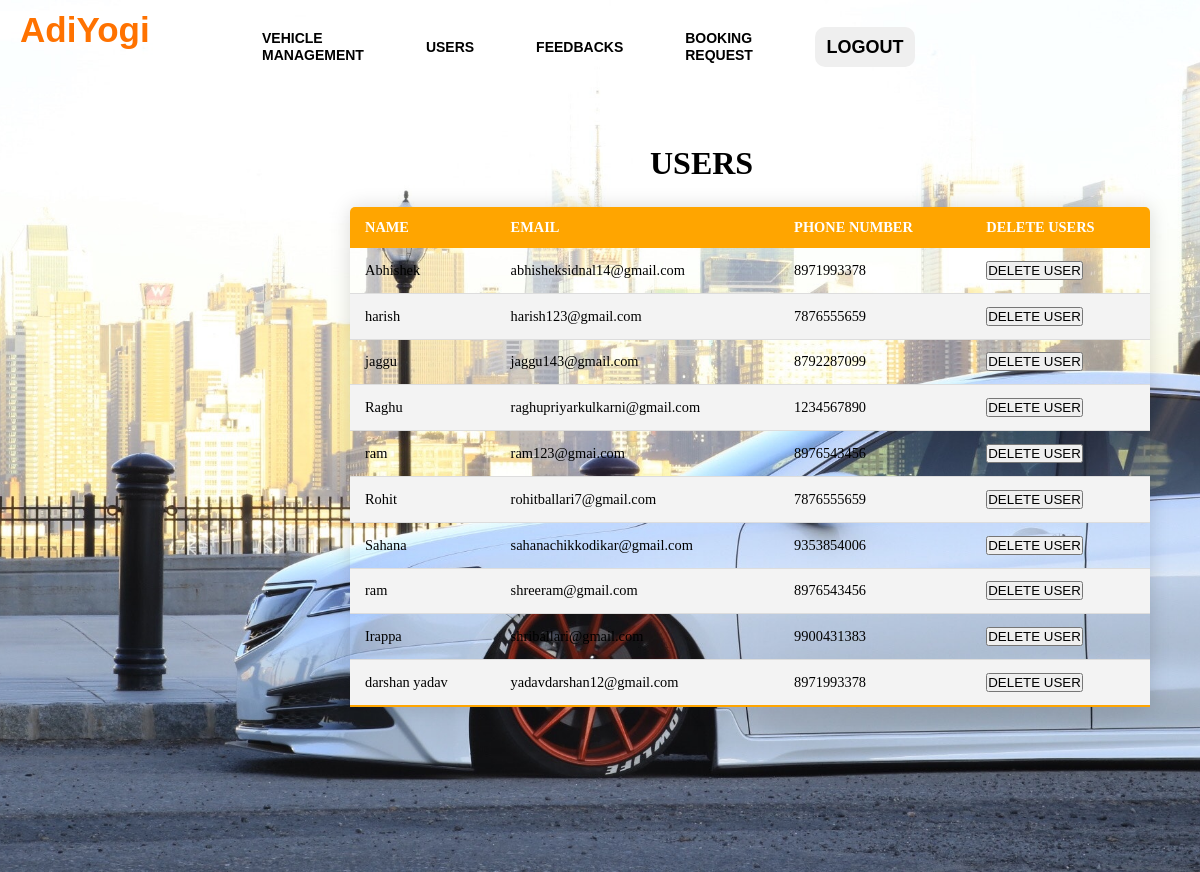
Screenshot of /adminusers.php with the database file from the repository.
### tables this page shows
CREATE TABLE `users` (
  `FNAME` varchar(255) NOT NULL,
  `EMAIL` varchar(255) NOT NULL,
  `PHONE_NUMBER` bigint(20) NOT NULL,
  `PASSWORD` varchar(255) NOT NULL
);

### adminusers.php (the view, shortened to what this page needs)
<!DOCTYPE html>
<html lang="en">
<head>
</head>
<body>
<?php
require_once('connection.php');
$query="select *from users";
$queryy=mysqli_query($con,$query);
?>
<div class="hai">
        <div class="navbar">
            <div class="icon">
                <h2 class="logo">AdiYogi</h2>
            </div>
            <div class="menu">
                <ul>
                    <li><a href="adminvehicle.php">VEHICLE MANAGEMENT</a></li>
                    <li><a href="adminusers.php">USERS</a></li>
                    <li><a href="admindash.php">FEEDBACKS</a></li>
                    <li><a href="adminbook.php">BOOKING REQUEST</a></li>
                  <li> <button class="nn"><a href="index.php">LOGOUT</a></button></li>
                </ul>
            </div>
        </div>
        <div>
            <h1 class="header">USERS</h1>
            <div>
                <div>
                    <table class="content-table">
                <thead>
                    <tr>
                        <th>NAME</th>
                        <th>EMAIL</th>
                        <th>PHONE NUMBER</th>
                        <th>DELETE USERS</th>
                    </tr>
                </thead>
                <tbody>
                <?php
                while($res=mysqli_fetch_array($queryy)){
                ?>
                <tr  class="active-row">
                    <td><?php echo $res['FNAME'];?></php></td>
                    <td><?php echo $res['EMAIL'];?></php></td>
                    <td><?php echo $res['PHONE_NUMBER'];?></php></td>
                    <td><button type="submit" class="but" name="approve"><a href="deleteuser.php?id=<?php echo $res['EMAIL']?>">DELETE USER</a></button></td>
                </tr>
               <?php } ?>
                </tbody>
                </table>
                </div>
            </div>
        </div>
</body>
</html>

### adminusers.php (style rules this page uses)
* { margin: 0; padding: 0; }
.hai { width: 100%; background: linear-gradient(to top, rgba(0,0,0,0)50%, rgba(0,0,0,0)50%),url("../images/carbg2.jpg"); background-position: center; background-size: cover; height: 109vh; animation: infiniteScrollBg 50s linear infinite; }
.navbar { width: 1200px; height: 75px; margin: auto; }
.icon { width:200px; float: left; height : 70px; }
.logo { color: #ff7200; font-size: 35px; font-family: Arial; padding-left: 20px; float:left; padding-top: 10px; }
.menu { width: 400px; float: left; height: 70px; }
ul { float: left; display: flex; justify-content: center; align-items: center; }
ul li { list-style: none; margin-left: 62px; margin-top: 27px; font-size: 14px; }
ul li a { text-decoration: none; color: black; font-family: Arial; font-weight: bold; transition: 0.4s ease-in-out; }
.content-table { border-collapse: collapse; font-size: 0.9em; min-width: 400px; border-radius: 5px 5px 0 0; overflow: hidden; box-shadow:0 0 20px rgba(0,0,0,0.15); margin-left : 350px ; margin-top: 25px; width: 800px; height: 500px; }
.content-table thead tr { background-color: orange; color: white; text-align: left; }
.content-table th, .content-table td { padding: 12px 15px; }
.content-table tbody tr { border-bottom: 1px solid #dddddd; }
.content-table tbody tr:nth-of-type(even) { background-color: #f3f3f3; }
.content-table tbody tr:last-of-type { border-bottom: 2px solid orange; }
.header { margin-top: 70px; margin-left: 650px; }
.nn { width:100px; border:none; height: 40px; font-size: 18px; border-radius: 10px; cursor: pointer; color:white; transition: 0.4s ease; }
.nn a { text-decoration: none; color: black; font-weight: bold; }
.but a { text-decoration: none; color: black; }

### rows the page displays
users: FNAME "Abhishek", EMAIL "abhisheksidnal14@gmail.com", PHONE_NUMBER "8971993378"
users: FNAME "harish", EMAIL "harish123@gmail.com", PHONE_NUMBER "7876555659"
users: FNAME "jaggu", EMAIL "jaggu143@gmail.com", PHONE_NUMBER "8792287099"
users: FNAME "Raghu", EMAIL "raghupriyarkulkarni@gmail.com", PHONE_NUMBER "1234567890"
users: FNAME "ram", EMAIL "ram123@gmai.com", PHONE_NUMBER "8976543456"
users: FNAME "Rohit", EMAIL "rohitballari7@gmail.com", PHONE_NUMBER "7876555659"
users: FNAME "Sahana", EMAIL "sahanachikkodikar@gmail.com", PHONE_NUMBER "9353854006"
users: FNAME "ram", EMAIL "shreeram@gmail.com", PHONE_NUMBER "8976543456"
users: FNAME "Irappa", EMAIL "shriballari@gmail.com", PHONE_NUMBER "9900431383"
users: FNAME "darshan yadav", EMAIL "yadavdarshan12@gmail.com", PHONE_NUMBER "8971993378"
